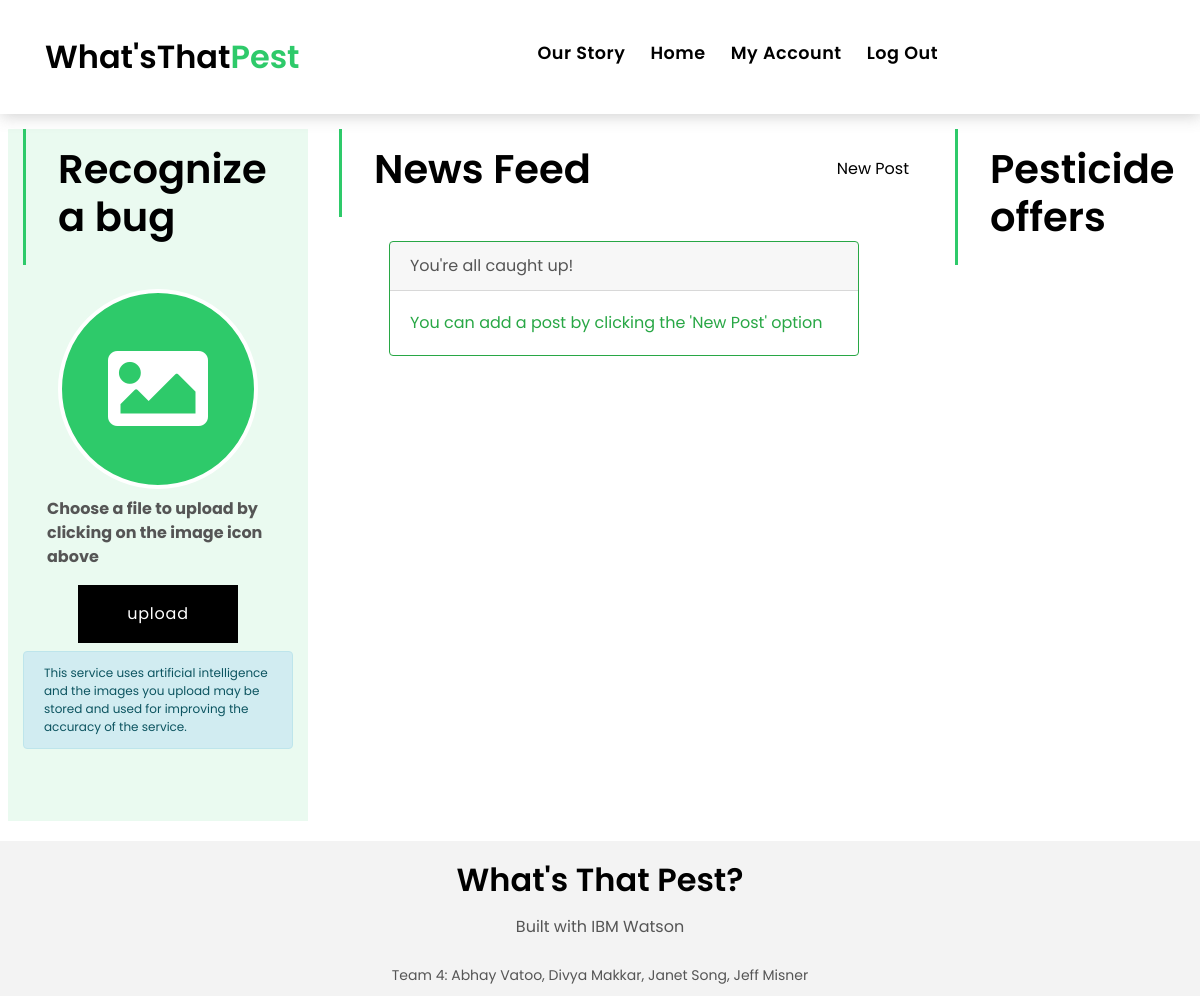
The app's page /home (signed in), older data.
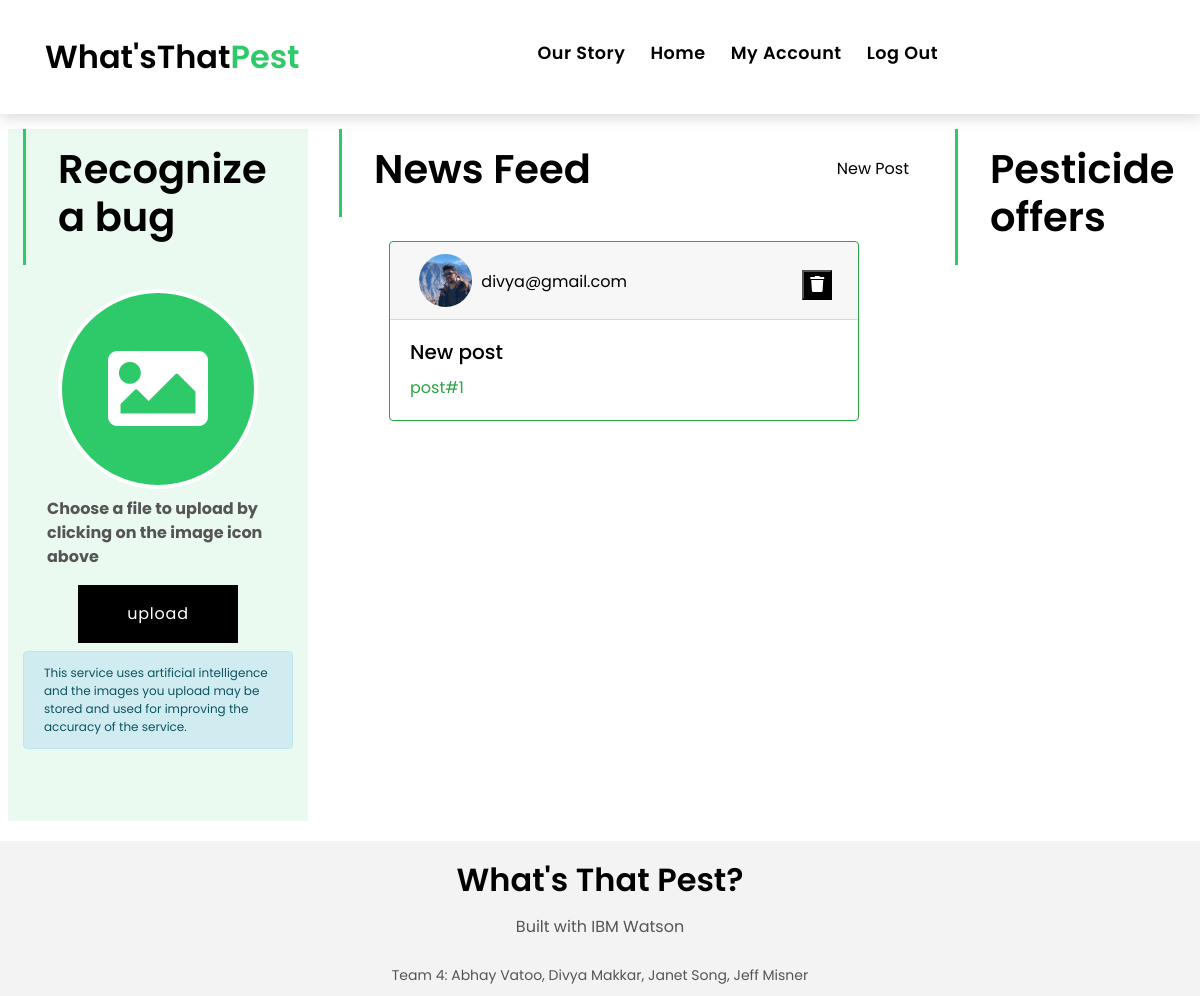
The same page, newer data.
### whatsThatPest/models.py (models this page shows, shortened)
class Post(db.Model):
    id = db.Column(db.Integer, primary_key=True)
    title = db.Column(db.String(100), nullable=False)
    date_posted = db.Column(db.DateTime, nullable=False, default=datetime.utcnow)
    content = db.Column(db.Text, nullable=False)
    user_id = db.Column(db.Integer, db.ForeignKey('user.id'), nullable=False)
    post_image = db.Column(db.String(20))

class User(db.Model, UserMixin):
    id = db.Column(db.Integer, primary_key=True)
    username = db.Column(db.String(20), unique=True, nullable=False)
    email = db.Column(db.String(120), unique=True, nullable=False)
    profile_image = db.Column(db.String(20), nullable=False, default='default.jpg')
    password = db.Column(db.String(60), nullable=False)
    posts = db.relationship('Post', backref='author', lazy=True)
    bugs = db.relationship('Bug', backref='author', lazy=True)

### whatsThatPest/main/routes.py (the view)
@main.route("/home")
@login_required
def home():
    form = BugRecognitionForm()
    posts = Post.query.order_by(Post.date_posted.desc())
    post_count = posts.count()
    return render_template('home.html', form=form, posts=posts, post_count=post_count)

### whatsThatPest/main/forms.py
class BugRecognitionForm(FlaskForm):
    picture = FileField('Upload bug picture', validators=[FileAllowed(['jpg', 'png'])])
    submit = SubmitField('upload')

### whatsThatPest/models.py (called while the page is built)
@login_manager.user_loader
def load_user(user_id):
    return User.query.get(int(user_id))

### whatsThatPest/templates/home.html (shortened to what the changed rows need)
{% extends "layout.html" %}
{% block content %}
<section class="news-grid grid">
    <div class="row">
      <div class="col-md-3 ml-2 mr-2">
          <div class="row light-bg">
              <div class="col-md-12 col-lg-12 mb-4">
                <div class="title-single-box">
                  <h1 class="title-single">Recognize a bug</h1>
                </div>
              </div>
          </div>
      </div>
      <div class="col-md-6 ml-2 mr-2">
        <div class="row">
          <div class="col-md-12 col-lg-8 col-sm-8 col-8 mb-4">
            <div class="title-single-box">
              <h1 class="title-single">News Feed</h1>
            </div>
          </div>
          {% if post_count == 0 %}
          <div class="col-md-1"></div>
          <div class="col-md-10">
              <div class="card border-success mb-3">
                <div class="card-header row mr-0 ml-0">
                  You're all caught up!
                </div>
                <div class="card-body text-success">
                  You can add a post by clicking the 'New Post' option
                </div>
              </div>
          </div>
          <div class="col-md-1"></div>
          {% endif %}
          {% for post in posts %}
          <div class="col-md-1"></div>
          <div class="col-md-10">
              <div class="card border-success mb-3">
                <div class="card-header row mr-0 ml-0">
                  <div class="col-md-2 p-0">
                    <img class="rounded-circle article-img w-75 h-100 mx-auto d-block" src="{{ url_for('static', filename='profile_pics/' + post.author.profile_image) }}">
                  </div>
                  <div class="col-md-9 pt-3 pl-0">
                      <a class="mr-2" href="{{ url_for('users.user_posts', username=post.author.username) }}">{{ post.author.username }}</a>
                  </div>
                  <div class="col-md-1 pt-3 pl-0">
                      {% if post.author == current_user %}
                      <div>
                          <form action="{{ url_for('posts.delete_post', post_id=post.id) }}" method="POST">
                              <button type="submit" class="btn-del"><i class="fa fa-trash"></i></button>
                            </form>
                      </div>
                    {% endif %}
                  </div>
                </div>
                <div class="card-body text-success">
                  <h5 class="card-title">{{ post.title }}</h5>
                  <p class="card-text">{{ post.content }}</p>
                </div>
              </div>
          </div>
          <div class="col-md-1"></div>
          {% endfor %}
        </div>
      </div>
      <div class="col-md-2 ml-2 mr-2">
        <div class="row">
          <div class="col-md-12 col-lg-12  mb-4">
            <div class="title-single-box">
              <h1 class="title-single">Pesticide offers</h1>
            </div>
          </div>
        </div>
      </div>
    </div>
</section>
{% endblock content %}

Row changes from the older to the newer data that the page shows:
added Post: profile_image (picture), author.username "divya@gmail.com", title "New post", content "post#1"
Text that changed along with them:
text no longer shown: "You're all caught up! You can add a post by clicking the 'New Post' option"
